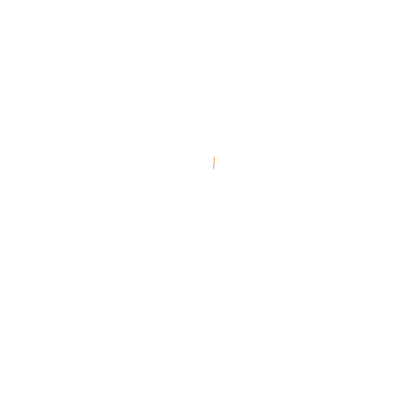
Frame 1 (no input)
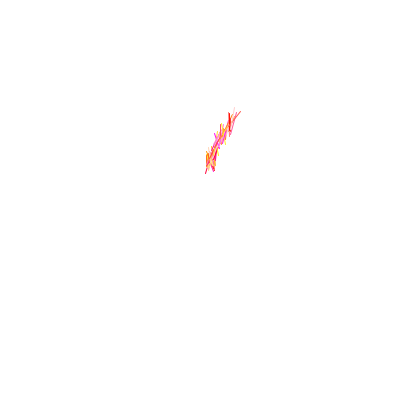
Frame 60 (the mouse pressed at the canvas centre just before this capture)
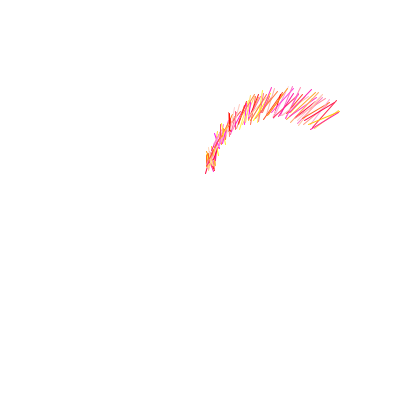
Frame 120 (the mouse held since frame 60 and released just before this capture)

The Processing sketch that drew these frames (run headless with seeded random() and noise(); from frame 60 on, the mouse is pressed at the canvas centre):

// Processing sketch: processing_100744
// ── processing_100744.pde

float t = 0;
float r1 = 10;
float r2 = 8;

void setup() {
  size(420, 420);
  background(255);
  smooth();
  noStroke();

  frameRate(100);
}

void draw() {
  pushMatrix();
  translate(width/2, height/2);


  stroke(255,random(255), random(255));
  line(calc_x(r1), calc_y(r1), calc_x(r2), calc_y(r2));

  popMatrix();

  t += 0.01;
}

float calc_x(float r) {
  float x;

  x = r *(16 * sin(t) * sin(t) * sin(t)) + random(-5, 5);

  return x;
}

float calc_y(float r) {
  float y;

  y = -1 * r * (13 * cos(t) - 5 * cos(2*t) - 2 * cos(3 * t) - cos(4 * t) ) +  random(-5, 5);

  return y;
}
